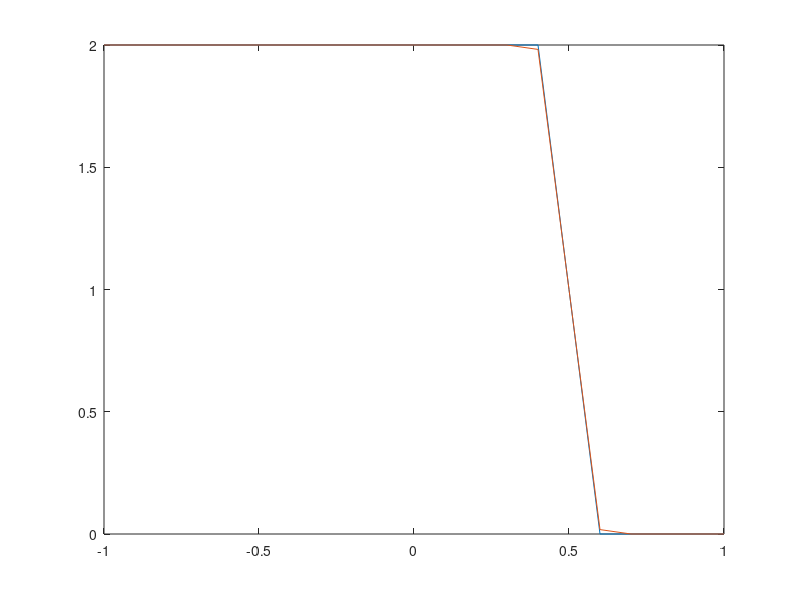
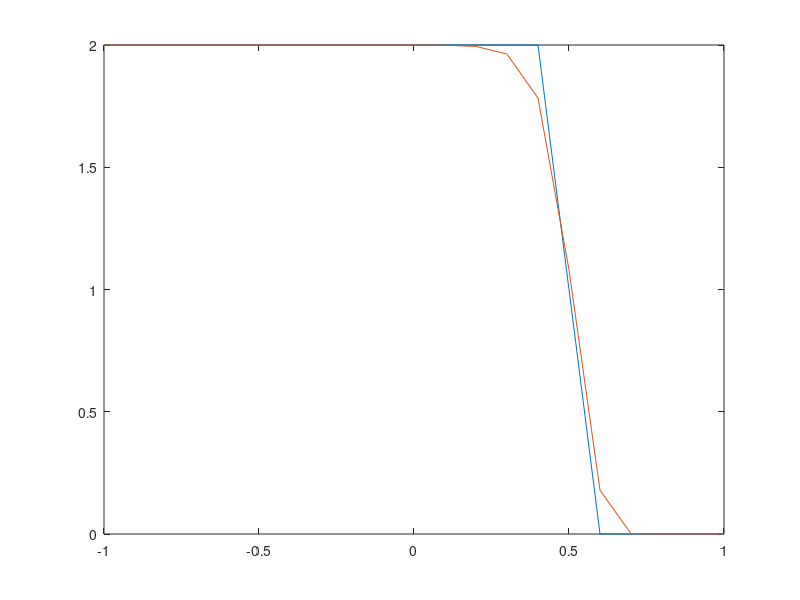

Here is the MATLAB script that generated these plots, in order:
% We can see that for mu=1 the scheme is not stable. However for
% mu=0.1,0.5, the solution is quite accurate with the best solution being
% using mu=0.5

f=@(u) 0.5.*u.^2;
a=1;
c=1;
x0=-0.5;

mus=[1 0.5 0.1];
for mu_index=1:3
    mu = mus(mu_index);
    h  = 0.1;
    k=h.*mu;
    mu = k/h;
    t = [0:k:1];
    t_len = size(t,2)-1;
    x = [-1:h:1];
    x_len = size(x,2)-1;

    u0 = a-sign(x-x0).*c;

    for i=1:t_len
        u0(1) = u0(3);
        u0(end) = u0(end-2);
        newu = u0;
        newu(2:end-1) = newu(2:end-1) - mu.*f(u0(2:end-1)) + mu.*f(u0(1:end-2));
        u0 = newu;
        u0(1) = u0(3);
        u0(end) = u0(end-2);
    end
    
    figure;
    plot(x,a-sign(x-a-x0));
    hold on;
    plot(x,u0);
end